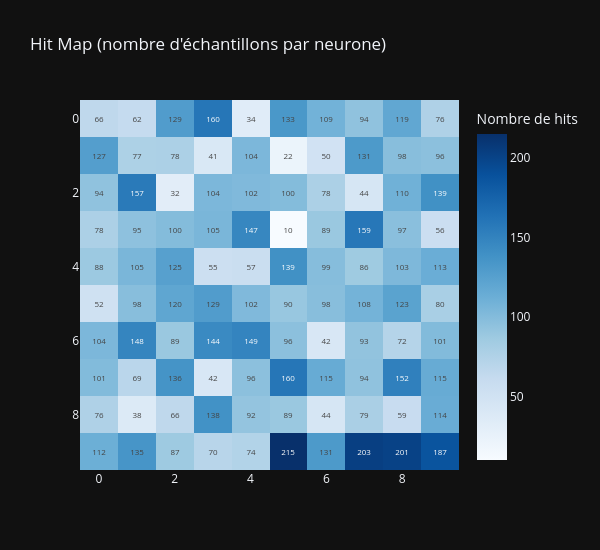

This figure's notebook cell:
### Markdown cell above
## 8. Hit Map

La Hit Map comptabilise le nombre d'échantillons assignés à chaque neurone. Elle permet de détecter les neurones « morts » (jamais sollicités) et les zones de la carte qui concentrent les données.

### Code cell
bmu_indices = latent.array
hit_counts = np.zeros(model.n_neurons, dtype=int)
for idx in bmu_indices:
    hit_counts[idx] += 1

hit_map = hit_counts.reshape(model.grid_shape)

fig = go.Figure(data=go.Heatmap(
    z=hit_map,
    colorscale="Blues",
    colorbar=dict(title="Nombre de hits"),
    text=hit_map,
    texttemplate="%{text}",
    textfont=dict(size=8)
))
fig.update_layout(
    title="Hit Map (nombre d'échantillons par neurone)",
    template="plotly_dark",
    width=600, height=550,
    yaxis=dict(autorange="reversed")
)
fig.show()

n_dead = int(np.sum(hit_counts == 0))
print(f"Neurones morts (0 hits) : {n_dead} / {model.n_neurons}")

### Figure 1 — Plotly figure (JSON) as saved in the notebook; plotly's stock layout.template omitted (floating-point values rounded to 4 significant figures)
{"data": [{"colorbar": {"title": {"text": "Nombre de hits"}}, "colorscale": [[0, "rgb(247,251,255)"], [0.125, "rgb(222,235,247)"], [0.25, "rgb(198,219,239)"], [0.375, "rgb(158,202,225)"], [0.5, "rgb(107,174,214)"], [0.625, "rgb(66,146,198)"], [0.75, "rgb(33,113,181)"], [0.875, "rgb(8,81,156)"], [1, "rgb(8,48,107)"]], "text": [[66, 62, 129, 160, 34, 133, 109, 94, 119, 76], [127, 77, 78, 41, 104, 22, 50, 131, 98, 96], [94, 157, 32, 104, 102, 100, 78, 44, 110, 139], [78, 95, 100, 105, 147, 10, 89, 159, 97, 56], [88, 105, 125, 55, 57, 139, 99, 86, 103, 113], [52, 98, 120, 129, 102, 90, 98, 108, 123, 80], [104, 148, 89, 144, 149, 96, 42, 93, 72, 101], [101, 69, 136, 42, 96, 160, 115, 94, 152, 115], [76, 38, 66, 138, 92, 89, 44, 79, 59, 114], [112, 135, 87, 70, 74, 215, 131, 203, 201, 187]], "textfont": {"size": 8}, "texttemplate": "%{text}", "type": "heatmap", "z": [[66, 62, 129, 160, 34, 133, 109, 94, 119, 76], [127, 77, 78, 41, 104, 22, 50, 131, 98, 96], [94, 157, 32, 104, 102, 100, 78, 44, 110, 139], [78, 95, 100, 105, 147, 10, 89, 159, 97, 56], [88, 105, 125, 55, 57, 139, 99, 86, 103, 113], [52, 98, 120, 129, 102, 90, 98, 108, 123, 80], [104, 148, 89, 144, 149, 96, 42, 93, 72, 101], [101, 69, 136, 42, 96, 160, 115, 94, 152, 115], [76, 38, 66, 138, 92, 89, 44, 79, 59, 114], [112, 135, 87, 70, 74, 215, 131, 203, 201, 187]]}], "layout": {"height": 550, "title": {"text": "Hit Map (nombre d'échantillons par neurone)"}, "width": 600, "yaxis": {"autorange": "reversed"}}}
